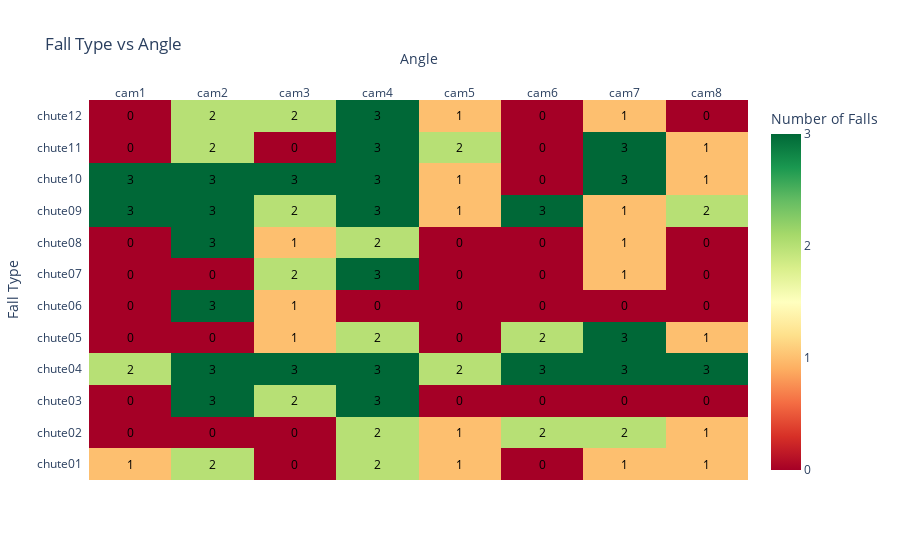

The code cell stored with this chart in its notebook:
### Code cell
color_table_ft_angle = final_df.pivot_table(index='Fall Type', columns='Angle', values='Fall Detection', aggfunc='sum')

# Get the min and max values from the color_table for the colorbar
min_val = color_table_ft_angle.min().min()
max_val = color_table_ft_angle.max().max()

# Create evenly spaced tick values between min and max as whole numbers
tick_values = np.linspace(min_val, max_val, 5)  # Adjust the number 5 to change the number of ticks
tick_values = [int(val) for val in tick_values]

# Create heatmap with black text color
fig_ft_angle = ff.create_annotated_heatmap(
    z=color_table_ft_angle.values,
    x=color_table_ft_angle.columns.tolist(),
    y=color_table_ft_angle.index.tolist(),
    annotation_text=color_table_ft_angle.fillna('').values.astype(str),  # Using color_table_ft_angle here
    colorscale='RdYlGn',
    font_colors=['black'],
    showscale=True,
    colorbar=dict(
        tickvals=tick_values,
        ticktext=tick_values,
        title='Number of Falls'
    )
)

# Update layout to add labels
fig_ft_angle.update_layout(
    title="Fall Type vs Angle",
    xaxis_title="Angle",
    yaxis_title="Fall Type"
)

fig_ft_angle.show()

### Figure 1 — Plotly figure (JSON) as saved in the notebook; plotly's stock layout.template omitted (floating-point values rounded to 4 significant figures)
{"data": [{"colorbar": {"ticktext": [0, 0, 1, 2, 3], "tickvals": [0, 0, 1, 2, 3], "title": {"text": "Number of Falls"}}, "colorscale": [[0, "rgb(165,0,38)"], [0.1, "rgb(215,48,39)"], [0.2, "rgb(244,109,67)"], [0.3, "rgb(253,174,97)"], [0.4, "rgb(254,224,139)"], [0.5, "rgb(255,255,191)"], [0.6, "rgb(217,239,139)"], [0.7, "rgb(166,217,106)"], [0.8, "rgb(102,189,99)"], [0.9, "rgb(26,152,80)"], [1, "rgb(0,104,55)"]], "reversescale": false, "showscale": true, "type": "heatmap", "x": ["cam1", "cam2", "cam3", "cam4", "cam5", "cam6", "cam7", "cam8"], "y": ["chute01", "chute02", "chute03", "chute04", "chute05", "chute06", "chute07", "chute08", "chute09", "chute10", "chute11", "chute12"], "z": [[1, 2, 0, 2, 1, 0, 1, 1], [0, 0, 0, 2, 1, 2, 2, 1], [0, 3, 2, 3, 0, 0, 0, 0], [2, 3, 3, 3, 2, 3, 3, 3], [0, 0, 1, 2, 0, 2, 3, 1], [0, 3, 1, 0, 0, 0, 0, 0], [0, 0, 2, 3, 0, 0, 1, 0], [0, 3, 1, 2, 0, 0, 1, 0], [3, 3, 2, 3, 1, 3, 1, 2], [3, 3, 3, 3, 1, 0, 3, 1], [0, 2, 0, 3, 2, 0, 3, 1], [0, 2, 2, 3, 1, 0, 1, 0]]}], "layout": {"annotations": [{"font": {"color": "black"}, "showarrow": false, "text": "1", "x": "cam1", "xref": "x", "y": "chute01", "yref": "y"}, {"font": {"color": "black"}, "showarrow": false, "text": "2", "x": "cam2", "xref": "x", "y": "chute01", "yref": "y"}, {"font": {"color": "black"}, "showarrow": false, "text": "0", "x": "cam3", "xref": "x", "y": "chute01", "yref": "y"}, {"font": {"color": "black"}, "showarrow": false, "text": "2", "x": "cam4", "xref": "x", "y": "chute01", "yref": "y"}, {"font": {"color": "black"}, "showarrow": false, "text": "1", "x": "cam5", "xref": "x", "y": "chute01", "yref": "y"}, {"font": {"color": "black"}, "showarrow": false, "text": "0", "x": "cam6", "xref": "x", "y": "chute01", "yref": "y"}, {"font": {"color": "black"}, "showarrow": false, "text": "1", "x": "cam7", "xref": "x", "y": "chute01", "yref": "y"}, {"font": {"color": "black"}, "showarrow": false, "text": "1", "x": "cam8", "xref": "x", "y": "chute01", "yref": "y"}, {"font": {"color": "black"}, "showarrow": false, "text": "0", "x": "cam1", "xref": "x", "y": "chute02", "yref": "y"}, {"font": {"color": "black"}, "showarrow": false, "text": "0", "x": "cam2", "xref": "x", "y": "chute02", "yref": "y"}, {"font": {"color": "black"}, "showarrow": false, "text": "0", "x": "cam3", "xref": "x", "y": "chute02", "yref": "y"}, {"font": {"color": "black"}, "showarrow": false, "text": "2", "x": "cam4", "xref": "x", "y": "chute02", "yref": "y"}, {"font": {"color": "black"}, "showarrow": false, "text": "1", "x": "cam5", "xref": "x", "y": "chute02", "yref": "y"}, {"font": {"color": "black"}, "showarrow": false, "text": "2", "x": "cam6", "xref": "x", "y": "chute02", "yref": "y"}, {"font": {"color": "black"}, "showarrow": false, "text": "2", "x": "cam7", "xref": "x", "y": "chute02", "yref": "y"}, {"font": {"color": "black"}, "showarrow": false, "text": "1", "x": "cam8", "xref": "x", "y": "chute02", "yref": "y"}, {"font": {"color": "black"}, "showarrow": false, "text": "0", "x": "cam1", "xref": "x", "y": "chute03", "yref": "y"}, {"font": {"color": "black"}, "showarrow": false, "text": "3", "x": "cam2", "xref": "x", "y": "chute03", "yref": "y"}, {"font": {"color": "black"}, "showarrow": false, "text": "2", "x": "cam3", "xref": "x", "y": "chute03", "yref": "y"}, {"font": {"color": "black"}, "showarrow": false, "text": "3", "x": "cam4", "xref": "x", "y": "chute03", "yref": "y"}, {"font": {"color": "black"}, "showarrow": false, "text": "0", "x": "cam5", "xref": "x", "y": "chute03", "yref": "y"}, {"font": {"color": "black"}, "showarrow": false, "text": "0", "x": "cam6", "xref": "x", "y": "chute03", "yref": "y"}, {"font": {"color": "black"}, "showarrow": false, "text": "0", "x": "cam7", "xref": "x", "y": "chute03", "yref": "y"}, {"font": {"color": "black"}, "showarrow": false, "text": "0", "x": "cam8", "xref": "x", "y": "chute03", "yref": "y"}, {"font": {"color": "black"}, "showarrow": false, "text": "2", "x": "cam1", "xref": "x", "y": "chute04", "yref": "y"}, {"font": {"color": "black"}, "showarrow": false, "text": "3", "x": "cam2", "xref": "x", "y": "chute04", "yref": "y"}, {"font": {"color": "black"}, "showarrow": false, "text": "3", "x": "cam3", "xref": "x", "y": "chute04", "yref": "y"}, {"font": {"color": "black"}, "showarrow": false, "text": "3", "x": "cam4", "xref": "x", "y": "chute04", "yref": "y"}, {"font": {"color": "black"}, "showarrow": false, "text": "2", "x": "cam5", "xref": "x", "y": "chute04", "yref": "y"}, {"font": {"color": "black"}, "showarrow": false, "text": "3", "x": "cam6", "xref": "x", "y": "chute04", "yref": "y"}, {"font": {"color": "black"}, "showarrow": false, "text": "3", "x": "cam7", "xref": "x", "y": "chute04", "yref": "y"}, {"font": {"color": "black"}, "showarrow": false, "text": "3", "x": "cam8", "xref": "x", "y": "chute04", "yref": "y"}, {"font": {"color": "black"}, "showarrow": false, "text": "0", "x": "cam1", "xref": "x", "y": "chute05", "yref": "y"}, {"font": {"color": "black"}, "showarrow": false, "text": "0", "x": "cam2", "xref": "x", "y": "chute05", "yref": "y"}, {"font": {"color": "black"}, "showarrow": false, "text": "1", "x": "cam3", "xref": "x", "y": "chute05", "yref": "y"}, {"font": {"color": "black"}, "showarrow": false, "text": "2", "x": "cam4", "xref": "x", "y": "chute05", "yref": "y"}, {"font": {"color": "black"}, "showarrow": false, "text": "0", "x": "cam5", "xref": "x", "y": "chute05", "yref": "y"}, {"font": {"color": "black"}, "showarrow": false, "text": "2", "x": "cam6", "xref": "x", "y": "chute05", "yref": "y"}, {"font": {"color": "black"}, "showarrow": false, "text": "3", "x": "cam7", "xref": "x", "y": "chute05", "yref": "y"}, {"font": {"color": "black"}, "showarrow": false, "text": "1", "x": "cam8", "xref": "x", "y": "chute05", "yref": "y"}, {"font": {"color": "black"}, "showarrow": false, "text": "0", "x": "cam1", "xref": "x", "y": "chute06", "yref": "y"}, {"font": {"color": "black"}, "showarrow": false, "text": "3", "x": "cam2", "xref": "x", "y": "chute06", "yref": "y"}, {"font": {"color": "black"}, "showarrow": false, "text": "1", "x": "cam3", "xref": "x", "y": "chute06", "yref": "y"}, {"font": {"color": "black"}, "showarrow": false, "text": "0", "x": "cam4", "xref": "x", "y": "chute06", "yref": "y"}, {"font": {"color": "black"}, "showarrow": false, "text": "0", "x": "cam5", "xref": "x", "y": "chute06", "yref": "y"}, {"font": {"color": "black"}, "showarrow": false, "text": "0", "x": "cam6", "xref": "x", "y": "chute06", "yref": "y"}, {"font": {"color": "black"}, "showarrow": false, "text": "0", "x": "cam7", "xref": "x", "y": "chute06", "yref": "y"}, {"font": {"color": "black"}, "showarrow": false, "text": "0", "x": "cam8", "xref": "x", "y": "chute06", "yref": "y"}, {"font": {"color": "black"}, "showarrow": false, "text": "0", "x": "cam1", "xref": "x", "y": "chute07", "yref": "y"}, {"font": {"color": "black"}, "showarrow": false, "text": "0", "x": "cam2", "xref": "x", "y": "chute07", "yref": "y"}, {"font": {"color": "black"}, "showarrow": false, "text": "2", "x": "cam3", "xref": "x", "y": "chute07", "yref": "y"}, {"font": {"color": "black"}, "showarrow": false, "text": "3", "x": "cam4", "xref": "x", "y": "chute07", "yref": "y"}, {"font": {"color": "black"}, "showarrow": false, "text": "0", "x": "cam5", "xref": "x", "y": "chute07", "yref": "y"}, {"font": {"color": "black"}, "showarrow": false, "text": "0", "x": "cam6", "xref": "x", "y": "chute07", "yref": "y"}, {"font": {"color": "black"}, "showarrow": false, "text": "1", "x": "cam7", "xref": "x", "y": "chute07", "yref": "y"}, {"font": {"color": "black"}, "showarrow": false, "text": "0", "x": "cam8", "xref": "x", "y": "chute07", "yref": "y"}, {"font": {"color": "black"}, "showarrow": false, "text": "0", "x": "cam1", "xref": "x", "y": "chute08", "yref": "y"}, {"font": {"color": "black"}, "showarrow": false, "text": "3", "x": "cam2", "xref": "x", "y": "chute08", "yref": "y"}, {"font": {"color": "black"}, "showarrow": false, "text": "1", "x": "cam3", "xref": "x", "y": "chute08", "yref": "y"}, {"font": {"color": "black"}, "showarrow": false, "text": "2", "x": "cam4", "xref": "x", "y": "chute08", "yref": "y"}, {"font": {"color": "black"}, "showarrow": false, "text": "0", "x": "cam5", "xref": "x", "y": "chute08", "yref": "y"}, {"font": {"color": "black"}, "showarrow": false, "text": "0", "x": "cam6", "xref": "x", "y": "chute08", "yref": "y"}, {"font": {"color": "black"}, "showarrow": false, "text": "1", "x": "cam7", "xref": "x", "y": "chute08", "yref": "y"}, {"font": {"color": "black"}, "showarrow": false, "text": "0", "x": "cam8", "xref": "x", "y": "chute08", "yref": "y"}, {"font": {"color": "black"}, "showarrow": false, "text": "3", "x": "cam1", "xref": "x", "y": "chute09", "yref": "y"}, {"font": {"color": "black"}, "showarrow": false, "text": "3", "x": "cam2", "xref": "x", "y": "chute09", "yref": "y"}, {"font": {"color": "black"}, "showarrow": false, "text": "2", "x": "cam3", "xref": "x", "y": "chute09", "yref": "y"}, {"font": {"color": "black"}, "showarrow": false, "text": "3", "x": "cam4", "xref": "x", "y": "chute09", "yref": "y"}, {"font": {"color": "black"}, "showarrow": false, "text": "1", "x": "cam5", "xref": "x", "y": "chute09", "yref": "y"}, {"font": {"color": "black"}, "showarrow": false, "text": "3", "x": "cam6", "xref": "x", "y": "chute09", "yref": "y"}, {"font": {"color": "black"}, "showarrow": false, "text": "1", "x": "cam7", "xref": "x", "y": "chute09", "yref": "y"}, {"font": {"color": "black"}, "showarrow": false, "text": "2", "x": "cam8", "xref": "x", "y": "chute09", "yref": "y"}, {"font": {"color": "black"}, "showarrow": false, "text": "3", "x": "cam1", "xref": "x", "y": "chute10", "yref": "y"}, {"font": {"color": "black"}, "showarrow": false, "text": "3", "x": "cam2", "xref": "x", "y": "chute10", "yref": "y"}, {"font": {"color": "black"}, "showarrow": false, "text": "3", "x": "cam3", "xref": "x", "y": "chute10", "yref": "y"}, {"font": {"color": "black"}, "showarrow": false, "text": "3", "x": "cam4", "xref": "x", "y": "chute10", "yref": "y"}, {"font": {"color": "black"}, "showarrow": false, "text": "1", "x": "cam5", "xref": "x", "y": "chute10", "yref": "y"}, {"font": {"color": "black"}, "showarrow": false, "text": "0", "x": "cam6", "xref": "x", "y": "chute10", "yref": "y"}, {"font": {"color": "black"}, "showarrow": false, "text": "3", "x": "cam7", "xref": "x", "y": "chute10", "yref": "y"}, {"font": {"color": "black"}, "showarrow": false, "text": "1", "x": "cam8", "xref": "x", "y": "chute10", "yref": "y"}, {"font": {"color": "black"}, "showarrow": false, "text": "0", "x": "cam1", "xref": "x", "y": "chute11", "yref": "y"}, {"font": {"color": "black"}, "showarrow": false, "text": "2", "x": "cam2", "xref": "x", "y": "chute11", "yref": "y"}, {"font": {"color": "black"}, "showarrow": false, "text": "0", "x": "cam3", "xref": "x", "y": "chute11", "yref": "y"}, {"font": {"color": "black"}, "showarrow": false, "text": "3", "x": "cam4", "xref": "x", "y": "chute11", "yref": "y"}, {"font": {"color": "black"}, "showarrow": false, "text": "2", "x": "cam5", "xref": "x", "y": "chute11", "yref": "y"}, {"font": {"color": "black"}, "showarrow": false, "text": "0", "x": "cam6", "xref": "x", "y": "chute11", "yref": "y"}, {"font": {"color": "black"}, "showarrow": false, "text": "3", "x": "cam7", "xref": "x", "y": "chute11", "yref": "y"}, {"font": {"color": "black"}, "showarrow": false, "text": "1", "x": "cam8", "xref": "x", "y": "chute11", "yref": "y"}, {"font": {"color": "black"}, "showarrow": false, "text": "0", "x": "cam1", "xref": "x", "y": "chute12", "yref": "y"}, {"font": {"color": "black"}, "showarrow": false, "text": "2", "x": "cam2", "xref": "x", "y": "chute12", "yref": "y"}, {"font": {"color": "black"}, "showarrow": false, "text": "2", "x": "cam3", "xref": "x", "y": "chute12", "yref": "y"}, {"font": {"color": "black"}, "showarrow": false, "text": "3", "x": "cam4", "xref": "x", "y": "chute12", "yref": "y"}, {"font": {"color": "black"}, "showarrow": false, "text": "1", "x": "cam5", "xref": "x", "y": "chute12", "yref": "y"}, {"font": {"color": "black"}, "showarrow": false, "text": "0", "x": "cam6", "xref": "x", "y": "chute12", "yref": "y"}, {"font": {"color": "black"}, "showarrow": false, "text": "1", "x": "cam7", "xref": "x", "y": "chute12", "yref": "y"}, {"font": {"color": "black"}, "showarrow": false, "text": "0", "x": "cam8", "xref": "x", "y": "chute12", "yref": "y"}], "title": {"text": "Fall Type vs Angle"}, "xaxis": {"dtick": 1, "gridcolor": "rgb(0, 0, 0)", "side": "top", "ticks": "", "title": {"text": "Angle"}}, "yaxis": {"dtick": 1, "ticks": "", "ticksuffix": "  ", "title": {"text": "Fall Type"}}}}
